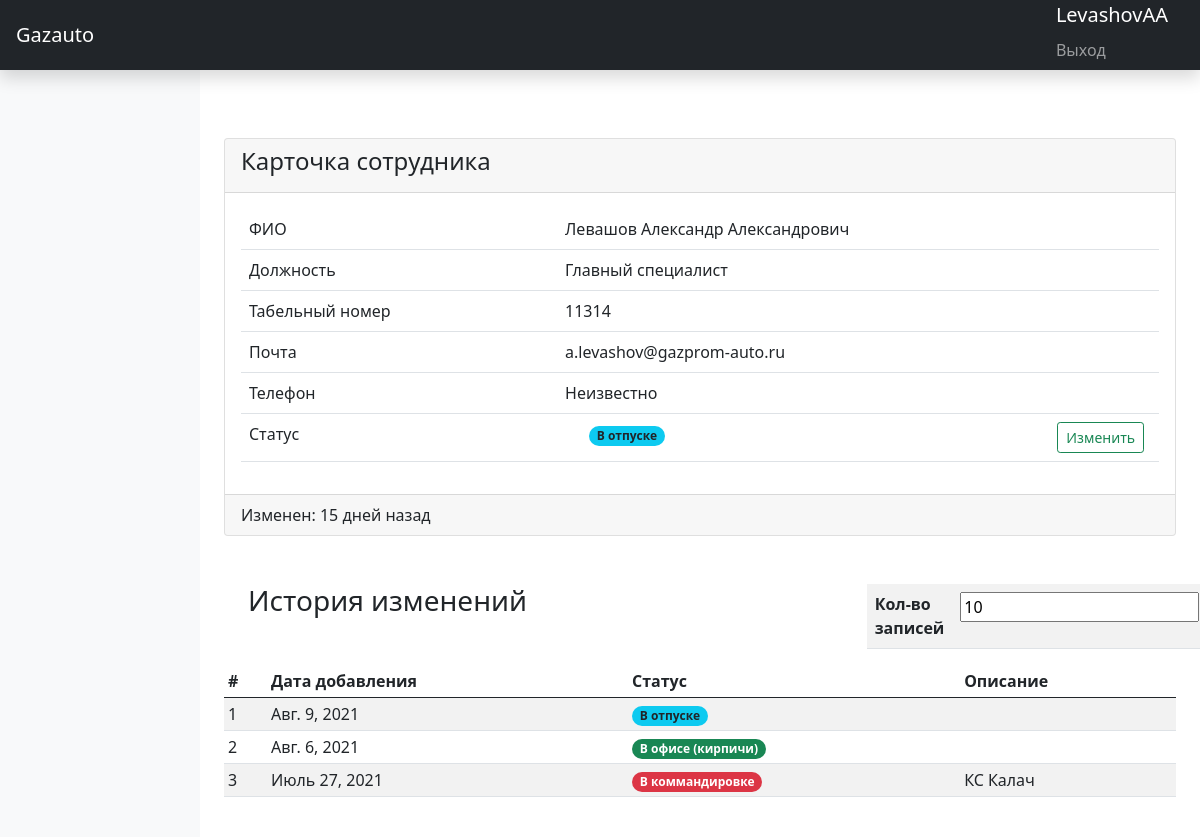
The page /user/levashovaa11314/ (signed in) on the database as committed earlier.
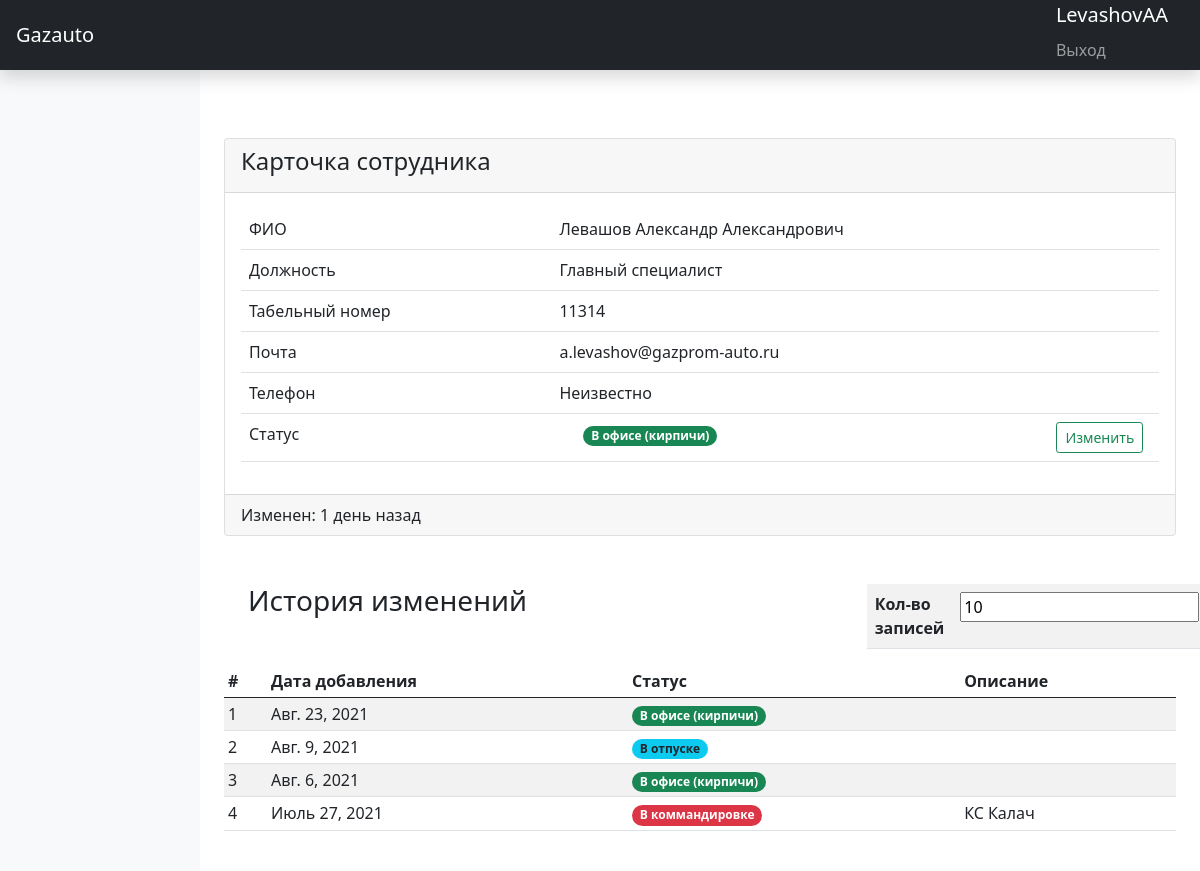
The same page on the database as committed later.
### statistic_app/models.py (models this page shows, shortened)
class Profile(models.Model):
    user = models.OneToOneField(User, on_delete=models.SET_NULL, null=True, verbose_name="Пользователь")
    father_name = models.CharField("Отчество", max_length=200, blank=True, null=True)
    tabel_num = models.IntegerField(verbose_name="Табельный номер", default=0)
    position = models.CharField("Должность", max_length=200)
    user_location = models.ForeignKey(UserLocation, verbose_name="Местоположение пользователя",
                                      on_delete=models.SET_NULL, null=True)
    url = models.SlugField(max_length=255, unique=True, db_index=True, verbose_name="URL", default=None, null=True,
                           blank=True)
    phone_number = models.CharField(max_length=12, blank=True, null=True)
    class Meta:
        ordering = ['-user.username']
    class Meta:
        verbose_name = "Сотрудник"
        verbose_name_plural = "Сотрудники"

class UserStatistic(models.Model):
    user_name = models.ForeignKey(Profile, verbose_name="Пользователь", on_delete=models.SET_NULL, null=True)
    user_location = models.ForeignKey(UserLocation, verbose_name="Местоположение пользователя",
                                      on_delete=models.SET_NULL, null=True)
    description = models.TextField("Описание события", null=True, blank=True)
    pub_date = models.DateField('Время события', default=datetime.date.today, blank=False, null=False)
    class Meta:
        verbose_name = "Статистика пользователя"
        verbose_name_plural = "Статистика пользователей"
    def when_add(self):
        now = timezone.now().date()
        diff = now - self.pub_date
        if diff.days == 0:
            return "Сегодня"
        if diff.days == 1:
            return "1 день назад"
        if diff.days < 5:
            return f"{diff.days} дня назад"
        return f"{diff.days} дней назад"

class UserLocation(models.Model):
    BOOTSTRAP4_STYLE = [
        ('badge rounded-pill bg-primary', 'синий'),
        ('badge rounded-pill bg-secondary', 'серый'),
        ('badge rounded-pill bg-success', 'зеленый'),
        ('badge rounded-pill bg-info text-dark', 'голубой'),
        ('badge rounded-pill bg-warning text-dark', 'желтый'),
        ('badge rounded-pill bg-danger', 'красный'),
        ('badge rounded-pill bg-light text-dark', 'светлый'),
        ('badge rounded-pill bg-dark', 'темный')
    ]
    location = models.CharField("Местоположение пользователя", max_length=200, unique=True)
    loc_description = models.TextField("Описание местоположение", blank=True, null=True)
    loc_class = models.CharField("Класс bootstrap", max_length=200, choices=BOOTSTRAP4_STYLE,
                                 default='badge badge-pill bg-dark')
    class Meta:
        verbose_name = "Местоположение"
        verbose_name_plural = "Местоположения"

### statistic_app/views.py (the view, shortened to what this page needs)
# urls.py: path('user/<str:slug>/', UserDetailView.as_view(), name='user_detail'),
class UserDetailView(LoginRequiredMixin, View):
    login_url = '/accounts/login'
    model = Profile
    slug_field = "url"
    template_name = "user/user_detail.html"
    pagination = 10
    def get(self, request, slug):
        contex = self.get_context_data(slug)
        return render(request, self.template_name, contex)
    def get_context_data(self, slug):
        context = {}
        object = get_object_or_404(self.model, url__iexact=slug)
        context['profile'] = get_object_or_404(self.model, url__iexact=slug)
        context['statistics'] = UserStatistic.objects.filter(user_name=object).order_by('-pub_date')[:self.pagination]
        context['location'] = context['statistics'][0]
        if context['statistics']:
            context['statistic'] = context['statistics'][0]
        context['pagination'] = self.pagination
        return context

### templates/user/user_detail.html (shortened to what this page needs)
{% extends 'index.html' %}
{% block contents %}
<div class="card">
    <div class="card-header">
        <h4>Карточка сотрудника</h4>
    </div>
    <div class="card-body">
        <table class="table table-hover" id="telemetry_table1">
            <tbody>
            <tr>
                <td>ФИО</td>
                <td>{{ profile.user.last_name }} {{ profile.user.first_name }} {{ profile.father_name }}</td>
            </tr>
            <tr>
                <td>Должность</td>
                <td>{{ profile.position }}</td>
            </tr>
            <tr>
                <td>Табельный номер</td>
                <td>{{ profile.tabel_num }}</td>
            </tr>
            <tr>
                <td>Почта</td>
                <td>{% if profile.user.email %}{{ profile.user.email }}{% else %}Неизвестно{% endif %}</td>
            </tr>
            <tr>
                <td>Телефон</td>
                <td>{% if profile.phone_number %}{{ profile.phone_number }}{% else %}Неизвестно{% endif %}</td>
            </tr>
            <tr>
                <td>Статус</td>
                <td>
                    <div class="container">
                        <div class="row">
                            <div class="col-sm-10">
                                <span class="{{ location.user_location.loc_class }}">{{ location.user_location.location }}</span>
                            </div>
                            <div class="col-sm-2">
                                {% if user.is_authenticated and user.username == profile.user.username or user.is_superuser %}
                                <a class="btn btn-outline-success btn-sm" href="{% url 'user_update' profile.url %}"
                                   role="button">Изменить</a>
                                {% endif %}
                            </div>
                        </div>
                    </div>
                </td>
            </tr>
            </tbody>
        </table>
    </div>
    <div class="card-footer">
        {% if location.when_add %}Изменен: {{ location.when_add }}{% else %} Дата изменения неизвестна
        {% endif %}
    </div>
</div>
<div class="pt-5 pb-2 mb-3">
    <div class="container">
        <div mt-xl-4>
            <div class="row justify-content-end">
                <div class="col-8">
                    <h3>История изменений</h3>
                </div>
                <div class="col-4">
                    <table class="table table-striped">
                        <tbody>
                        <th scope="col">Кол-во записей</th>
                        <th scope="col"><form action="" method="post">{% csrf_token %}<input type="number" id="replyNumber" min="1" data-bind="value:replyNumber"
                                               name="pagination" value="{{ pagination }}"/></form></th>
                        </tbody>
                    </table>
                </div>
            </div>
        </div>
    </div>
    <div class="table-responsive">
        <table class="table table-striped table-sm">
            <thead>
            <tr>
                <th>#</th>
                <th>Дата добавления</th>
                <th>Статус</th>
                <th>Описание</th>
            </tr>
            </thead>
            <tbody>
            {% for stat in statistics %}
            <tr>
                <td>{{ forloop.counter }}</td>
                <td>{{ stat.pub_date }}</td>
                <td><span class="{{ stat.user_location.loc_class }}">{{ stat.user_location.location }}</span></td>
                <td>{{ stat.description }}</td>
            </tr>
            {% endfor %}
            </tbody>
        </table>
    </div>
</div>
{% endblock %}

### templates/index.html (shortened to what this page needs)
{% load static %}
<!doctype  html>
<html lang="ru">
<head>
    <link href="{% static 'css/bootstrap.min.css' %}" rel="stylesheet">
</head>
<body>
<header class="navbar navbar-dark sticky-top bg-dark flex-md-nowrap p-0 shadow">
    <a class="navbar-brand col-md-2 col-lg-1 me-1 px-3" href="{% url 'user_list' %}">Gazauto</a>
    <ul class="navbar-nav px-3">
        {% if user.is_authenticated %}
        <li class="nav-item text-nowrap">
            <a class="navbar-brand">{{user.username}}</a>
            <a class="nav-link" href="{% url 'logout' %}">Выход</a>
        </li>
        {% else %}
        <li class="nav-item text-nowrap">
            <a class="nav-link" href="{% url 'login' %}">Вход</a>
        </li>
        {% endif %}
    </ul>
</header>
<div class="container-fluid">
    <div class="row">
        <nav id="sidebarMenu" class="col-md-3 col-lg-2 d-md-block bg-light sidebar collapse">
            <div class="position-sticky pt-3">
            </div>
        </nav>
        <main class="col-md-4 ms-sm-auto col-lg-10 px-md-4">
            <canvas class="my-4 w-100 chartjs-render-monitor" id="myChart" width="913" height="585"
                    style="display: block; height: 20px; width: 609px;"></canvas>
            {% block contents %}{% endblock %}
        </main>
    </div>
</div>
</body>

Rows that differ between the two databases and show on the page:
added UserStatistic: user_location.location "В офисе (кирпичи)", when_add "1 день назад", pub_date "Авг. 23, 2021"
Other text that changed with them:
{{ location.user_location.location }}: "В отпуске" → "В офисе (кирпичи)"
{{ location.when_add }}: "15 дней назад" → "1 день назад"
